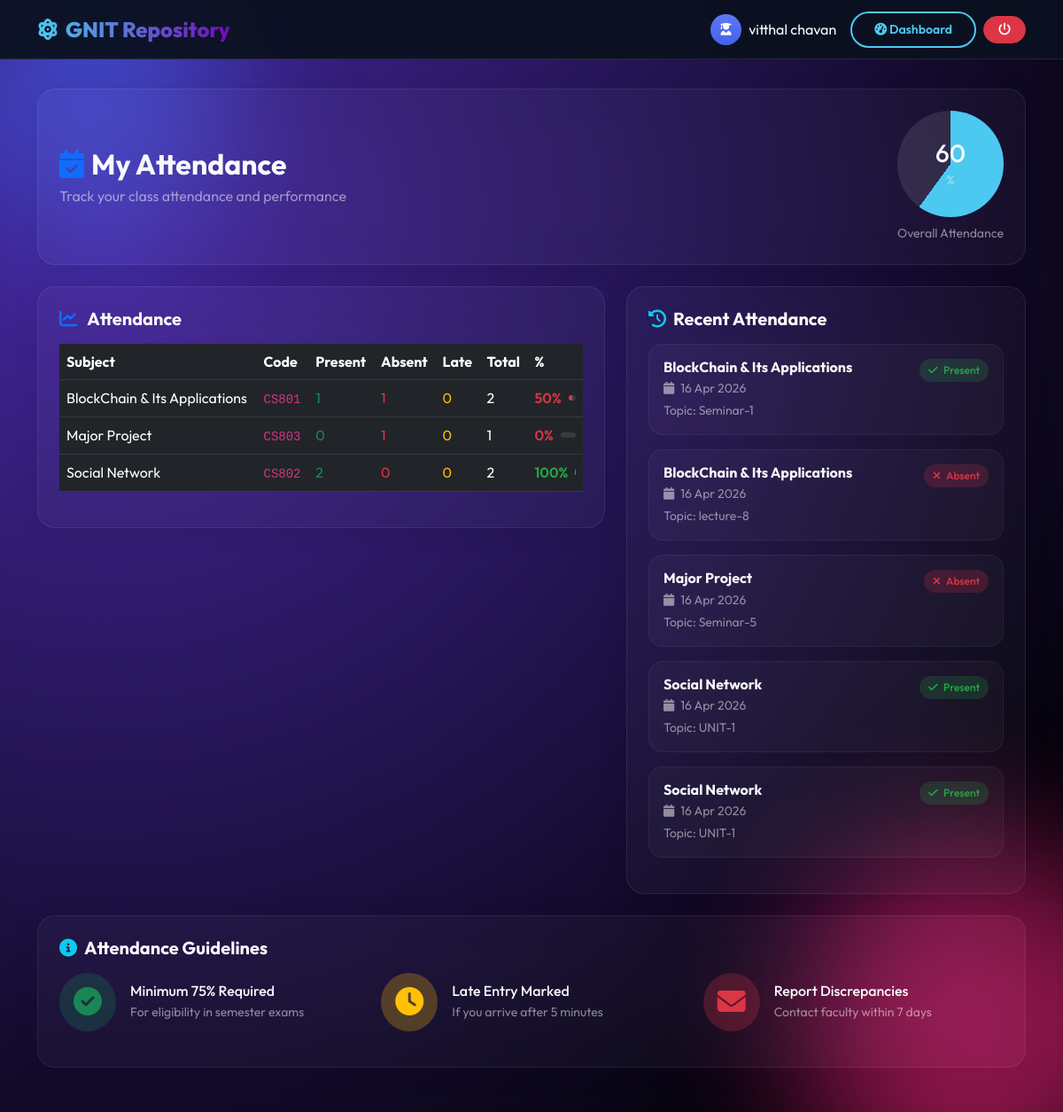
/gn-repository/student-attendance.php (signed in), run on the app's committed database.
### tables this page shows
CREATE TABLE `attendance_summary` (
  `id` int(11) NOT NULL,
  `student_id` int(11) NOT NULL,
  `subject_id` int(11) NOT NULL,
  `total_classes` int(11) DEFAULT 0,
  `present_count` int(11) DEFAULT 0,
  `absent_count` int(11) DEFAULT 0,
  `late_count` int(11) DEFAULT 0,
  `percentage` decimal(5,2) DEFAULT 0.00,
  `updated_at` timestamp NOT NULL DEFAULT current_timestamp() ON UPDATE current_timestamp()
);

CREATE TABLE `subjects` (
  `id` int(11) NOT NULL,
  `subject_code` varchar(20) NOT NULL,
  `subject_name` varchar(100) NOT NULL,
  `branch` varchar(10) NOT NULL,
  `semester` int(11) NOT NULL CHECK (`semester` between 1 and 8),
  `created_at` timestamp NOT NULL DEFAULT current_timestamp()
);

CREATE TABLE `attendance_records` (
  `id` int(11) NOT NULL,
  `session_id` int(11) NOT NULL,
  `student_id` int(11) NOT NULL,
  `status` enum('present','absent','late') NOT NULL,
  `marked_by` int(11) NOT NULL,
  `marked_at` timestamp NOT NULL DEFAULT current_timestamp()
);

CREATE TABLE `class_sessions` (
  `id` int(11) NOT NULL,
  `faculty_id` int(11) NOT NULL,
  `subject_id` int(11) NOT NULL,
  `branch` varchar(10) NOT NULL,
  `year` int(11) NOT NULL,
  `semester` int(11) NOT NULL,
  `lecture_topic` varchar(200) DEFAULT NULL,
  `lecture_date` date NOT NULL,
  `start_time` time DEFAULT NULL,
  `end_time` time DEFAULT NULL,
  `status` enum('scheduled','ongoing','completed','cancelled') DEFAULT 'scheduled',
  `created_at` timestamp NOT NULL DEFAULT current_timestamp()
);

### gn-repository/student-attendance.php (the view, shortened to what this page needs)
<?php
require_once 'config.php';
$stmt = $pdo->prepare("SELECT id FROM students WHERE user_id = ?");
$stmt->execute([$_SESSION['user_id']]);
$student = $stmt->fetch(PDO::FETCH_ASSOC);
$student_id = $student['id'];
$stmt = $pdo->prepare("
    SELECT
        s.subject_name,
        s.subject_code,
        a.total_classes,
        a.present_count,
        a.absent_count,
        a.late_count,
        a.percentage
    FROM attendance_summary a
    JOIN subjects s ON a.subject_id = s.id
    WHERE a.student_id = ?
    ORDER BY s.semester ASC, s.subject_name ASC
");
$stmt->execute([$student_id]);
$subjects_attendance = $stmt->fetchAll(PDO::FETCH_ASSOC);
$stmt = $pdo->prepare("
    SELECT
        cs.lecture_date,
        cs.lecture_topic,
        s.subject_name,
        ar.status,
        ar.marked_at
    FROM attendance_records ar
    JOIN class_sessions cs ON ar.session_id = cs.id
    JOIN subjects s ON cs.subject_id = s.id
    WHERE ar.student_id = ?
    ORDER BY cs.lecture_date DESC
    LIMIT 20
");
$stmt->execute([$student_id]);
$recent_records = $stmt->fetchAll(PDO::FETCH_ASSOC);
$total_present = 0;
$total_classes = 0;
foreach ($subjects_attendance as $subj) {
    $total_present += $subj['present_count'];
    $total_classes += $subj['total_classes'];
}
$overall_percentage = $total_classes > 0 ? ($total_present / $total_classes) * 100 : 0;
?>
<!DOCTYPE html>
<html lang="en">
<head>
  <link href="https://cdn.jsdelivr.net/npm/bootstrap@5.3.0/dist/css/bootstrap.min.css" rel="stylesheet">
  <link rel="stylesheet" href="https://cdnjs.cloudflare.com/ajax/libs/font-awesome/6.4.0/css/all.min.css">
  <link rel="stylesheet" href="css/style.css">
  <link rel="stylesheet" href="css/dashboard.css">
</head>
<body>
  <div class="bg-animated">
    <div class="floating-shape shape-1"></div>
    <div class="floating-shape shape-2"></div>
  </div>
  <nav class="navbar navbar-expand-lg fixed-top">
    <div class="container">
      <a class="navbar-brand" href="index.html">
        <i class="fas fa-atom me-2"></i>GNIT Repository
      </a>
      <div class="ms-auto d-flex align-items-center">
        <div class="bg-gradient rounded-circle me-2 d-flex align-items-center justify-content-center"
          style="width:35px; height:35px; background: var(--secondary);">
          <i class="fas fa-user-graduate small"></i>
        </div>
        <span class="text-white me-3"><?php echo htmlspecialchars($_SESSION['name']); ?></span>
        <a href="student-dashboard.php" class="btn btn-sm btn-outline-glow me-2">
          <i class="fas fa-tachometer-alt"></i> Dashboard
        </a>
        <a href="logout.php" class="btn btn-sm btn-danger rounded-pill px-3">
          <i class="fas fa-power-off"></i>
        </a>
      </div>
    </div>
  </nav>
  <div class="container" style="padding-top: 100px; padding-bottom: 50px;">
    <div class="row">
      <div class="col-12 mb-4">
        <div class="glass-panel p-4">
          <div class="d-flex justify-content-between align-items-center flex-wrap gap-3">
            <div>
              <h2 class="fw-bold mb-1"><i class="fas fa-calendar-check text-primary me-2"></i>My Attendance</h2>
              <p class="text-white-50 mb-0">Track your class attendance and performance</p>
            </div>
            <div class="text-center">
              <div class="progress-circle" id="attendanceCircle">
                <div class="text-center">
                  <h3 class="mb-0" id="overallPercentage"><?php echo round($overall_percentage); ?></h3>
                  <small class="text-white-50">%</small>
                </div>
              </div>
              <small class="text-white-50 mt-2 d-block">Overall Attendance</small>
            </div>
          </div>
        </div>
      </div>
    </div>
    <div class="row">
      <div class="col-lg-7 mb-4">
        <div class="glass-panel p-4">
          <h5 class="fw-bold mb-3"><i class="fas fa-chart-line text-primary me-2"></i> Attendance</h5>
          <div class="table-responsive">
            <table class="table table-dark table-hover">
              <thead>
                <tr>
                  <th>Subject</th>
                  <th>Code</th>
                  <th>Present</th>
                  <th>Absent</th>
                  <th>Late</th>
                  <th>Total</th>
                  <th>%</th>
                </tr>
              </thead>
              <tbody>
                <?php if (empty($subjects_attendance)): ?>
                <tr>
                  <td colspan="7" class="text-center text-white-50">No attendance records found</td>
                </tr>
                <?php else: ?>
                <?php foreach ($subjects_attendance as $subj):
                                    $barColor = $subj['percentage'] >= 75 ? '#28a745' : ($subj['percentage'] >= 60 ? '#ffc107' : '#dc3545');
                                ?>
                <tr>
                  <td><?php echo htmlspecialchars($subj['subject_name']); ?></td>
                  <td><code><?php echo $subj['subject_code']; ?></code></td>
                  <td class="text-success"><?php echo $subj['present_count']; ?></td>
                  <td class="text-danger"><?php echo $subj['absent_count']; ?></td>
                  <td class="text-warning"><?php echo $subj['late_count']; ?></td>
                  <td><?php echo $subj['total_classes']; ?></td>
                  <td>
                    <div class="d-flex align-items-center gap-2">
                      <span
                        style="color: <?php echo $barColor; ?>; font-weight: 600;"><?php echo round($subj['percentage']); ?>%</span>
                      <div class="progress flex-grow-1" style="height: 6px; background: rgba(255,255,255,0.1);">
                        <div class="progress-bar" role="progressbar"
                          style="width: <?php echo $subj['percentage']; ?>%; background: <?php echo $barColor; ?>">
                        </div>
                      </div>
                    </div>
                  </td>
                </tr>
                <?php endforeach; ?>
                <?php endif; ?>
              </tbody>
            </table>
          </div>
        </div>
      </div>
      <div class="col-lg-5 mb-4">
        <div class="glass-panel p-4">
          <h5 class="fw-bold mb-3"><i class="fas fa-history text-info me-2"></i>Recent Attendance</h5>
          <?php if (empty($recent_records)): ?>
          <p class="text-center text-white-50 py-4">No recent attendance records</p>
          <?php else: ?>
          <div class="timeline">
            <?php foreach ($recent_records as $record): ?>
            <div class="attendance-card p-3 mb-3">
              <div class="d-flex justify-content-between align-items-start">
                <div>
                  <h6 class="fw-bold mb-1"><?php echo htmlspecialchars($record['subject_name']); ?></h6>
                  <p class="small text-white-50 mb-1">
                    <i class="fas fa-calendar me-1"></i>
                    <?php echo date('d M Y', strtotime($record['lecture_date'])); ?>
                  </p>
                  <?php if ($record['lecture_topic']): ?>
                  <p class="small text-white-50 mb-0">Topic: <?php echo htmlspecialchars($record['lecture_topic']); ?>
                  </p>
                  <?php endif; ?>
                </div>
                <span class="attendance-badge badge-<?php echo $record['status']; ?>">
                  <i
                    class="fas fa-<?php echo $record['status'] == 'present' ? 'check' : ($record['status'] == 'absent' ? 'times' : 'clock'); ?> me-1"></i>
                  <?php echo ucfirst($record['status']); ?>
                </span>
              </div>
            </div>
            <?php endforeach; ?>
          </div>
          <?php endif; ?>
        </div>
      </div>
    </div>
    <div class="row">
      <div class="col-12">
        <div class="glass-panel p-4">
          <h5 class="fw-bold mb-3"><i class="fas fa-info-circle text-info me-2"></i>Attendance Guidelines</h5>
          <div class="row">
            <div class="col-md-4">
              <div class="d-flex align-items-center gap-3 mb-3">
                <div class="rounded-circle bg-success bg-opacity-25 p-3">
                  <i class="fas fa-check-circle text-success fa-2x"></i>
                </div>
                <div>
                  <h6 class="mb-0">Minimum 75% Required</h6>
                  <small class="text-white-50">For eligibility in semester exams</small>
                </div>
              </div>
            </div>
            <div class="col-md-4">
              <div class="d-flex align-items-center gap-3 mb-3">
                <div class="rounded-circle bg-warning bg-opacity-25 p-3">
                  <i class="fas fa-clock text-warning fa-2x"></i>
                </div>
                <div>
                  <h6 class="mb-0">Late Entry Marked</h6>
                  <small class="text-white-50">If you arrive after 5 minutes</small>
                </div>
              </div>
            </div>
            <div class="col-md-4">
              <div class="d-flex align-items-center gap-3 mb-3">
                <div class="rounded-circle bg-danger bg-opacity-25 p-3">
                  <i class="fas fa-envelope text-danger fa-2x"></i>
                </div>
                <div>
                  <h6 class="mb-0">Report Discrepancies</h6>
                  <small class="text-white-50">Contact faculty within 7 days</small>
                </div>
              </div>
            </div>
          </div>
        </div>
      </div>
    </div>
  </div>
</body>
</html>

### gn-repository/css/style.css (style rules this page uses)
:root { --primary: #4cc9f0; --secondary: #4361ee; --purple: #7209b7; --pink: #f72585; --dark: #0b1120; --text-light: #f8f9fa; --glass-bg: rgba(255, 255, 255, 0.05); --glass-border: rgba(255, 255, 255, 0.1); --card-shadow: 0 8px 32px 0 rgba(0, 0, 0, 0.3); }
* { margin: 0; padding: 0; box-sizing: border-box; }
body { font-family: 'Outfit', sans-serif; background-color: var(--dark); color: var(--text-light); overflow-x: hidden; min-height: 100vh; }
.bg-animated { position: fixed; top: 0; left: 0; width: 100%; height: 100%; z-index: -1; background: radial-gradient(circle at 10% 20%, rgb(69, 39, 160) 0%, rgb(0, 0, 0) 90%); }
.floating-shape { position: absolute; border-radius: 50%; filter: blur(80px); opacity: 0.6; animation: float 10s infinite alternate; }
.shape-1 { width: 300px; height: 300px; background: var(--secondary); top: -50px; left: -50px; }
.shape-2 { width: 400px; height: 400px; background: var(--pink); bottom: -100px; right: -100px; animation-delay: -5s; }
.navbar { background: rgba(11, 17, 32, 0.95); backdrop-filter: blur(15px); border-bottom: 1px solid var(--glass-border); padding: 10px 0; }
.navbar-brand { font-weight: 800; font-size: 1.5rem; background: linear-gradient(to right, var(--primary), var(--purple)); -webkit-background-clip: text; -webkit-text-fill-color: transparent; }
.btn-outline-glow { background: transparent; border: 2px solid var(--primary); color: var(--primary); border-radius: 50px; padding: 8px 25px; font-weight: 600; transition: 0.3s; }
.glass-panel { background: rgba(255, 255, 255, 0.03); backdrop-filter: blur(20px); -webkit-backdrop-filter: blur(20px); border: 1px solid rgba(255, 255, 255, 0.08); border-radius: 20px; box-shadow: 0 4px 30px rgba(0, 0, 0, 0.1); }

### gn-repository/student-attendance.php (style rules this page uses)
.attendance-card { background: rgba(255, 255, 255, 0.03); border-radius: 16px; padding: 20px; margin-bottom: 20px; border: 1px solid rgba(255, 255, 255, 0.05); transition: all 0.3s ease; }
.progress-circle { width: 120px; height: 120px; border-radius: 50%; background: conic-gradient(var(--primary) 0deg, rgba(255, 255, 255, 0.1) 0deg); display: flex; align-items: center; justify-content: center; margin: 0 auto; }
.attendance-badge { padding: 4px 10px; border-radius: 20px; font-size: 0.75rem; font-weight: 500; }
.badge-present { background: rgba(40, 167, 69, 0.2); color: #28a745; }
.badge-absent { background: rgba(220, 53, 69, 0.2); color: #dc3545; }

### data on the page
attendance_summary: subject.subject_name "BlockChain & Its Applications", subject.subject_code "CS801", present_count "1", absent_count "1", late_count "0", total_classes "2", percentage "50"
attendance_summary: subject.subject_name "Major Project", subject.subject_code "CS803", present_count "0", absent_count "1", late_count "0", total_classes "1", percentage "0"
attendance_summary: subject.subject_name "Social Network", subject.subject_code "CS802", present_count "2", absent_count "0", late_count "0", total_classes "2", percentage "100"
attendance_records: subjects.subject_name "BlockChain & Its Applications", session.lecture_date "16 Apr 2026", session.lecture_topic "Seminar-1", status "Present"
attendance_records: subjects.subject_name "BlockChain & Its Applications", session.lecture_date "16 Apr 2026", session.lecture_topic "lecture-8", status "Absent"
attendance_records: subjects.subject_name "Major Project", session.lecture_date "16 Apr 2026", session.lecture_topic "Seminar-5", status "Absent"
attendance_records: subjects.subject_name "Social Network", session.lecture_date "16 Apr 2026", session.lecture_topic "UNIT-1", status "Present"
attendance_records: subjects.subject_name "Social Network", session.lecture_date "16 Apr 2026", session.lecture_topic "UNIT-1", status "Present"

### other printed values
$_SESSION['name'] "vitthal chavan"
$overall_percentage "60"
